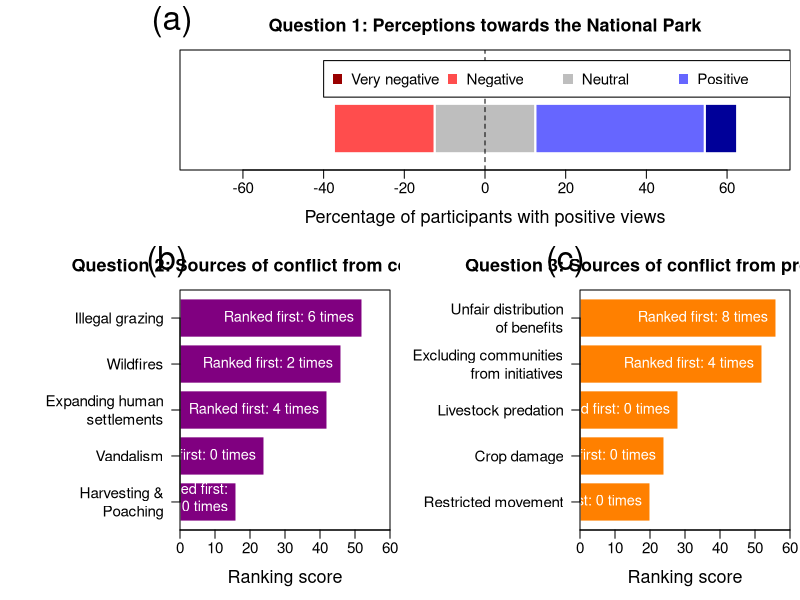

The R script that drew this image:
png(filename="Fig2.png",width=32,height=16,units="cm",res=300)
layout(mat = matrix(c(1,1,2,3),nrow=2, byrow=T),heights = c(0.4,0.6))
par(mai=c(.7,1.8,0.5,0.1))

##################
#    Panel A     #
7#################

plot(0,0,type="n", xlab="Percentage of participants with positive views", main="Question 1: Perceptions towards the National Park", ylab="",
  xlim=c(-70,70), ylim=c(1,10), yaxt="n", cex.axis=1.1,cex.lab=1.3, mgp=c(2.4,0.6,0),las=1, cex.main=1.3)

  polygon(c(-12.5,-12.5,12.5,12.5),c(2,6,6,2), border="white", lwd=2,col="grey")
  polygon(c(-37.5,-37.5,-12.5,-12.5),c(2,6,6,2), border="white", lwd=2,col=rgb(1,0.3,0.3,1))
  polygon(c(-37.5,-37.5,-38,-38),c(2,6,6,2), border="white", lwd=2,col=rgb(.6,0,0,1))
  polygon(c(12.5,12.5,54.5,54.5),c(2,6,6,2), border="white",lwd=2, col=rgb(.4,.4,1,1))
  polygon(c(54.5,54.5,62.5,62.5),c(2,6,6,2), border="white", lwd=2,col=rgb(0,0,0.6,1))
  abline(v=0, lty=2)

legend(-40,9.5,horiz=T, pch=15, col=c(rgb(0.6,0,0,1),rgb(1,0.3,0.3,1),"grey",rgb(0.4,0.4,1,1),rgb(0,0,0.6,1)),pt.cex=1.5,
  legend=c("Very negative", "Negative", "Neutral", "Positive","Very positive"), bg="white", cex=1.1)

mtext("(a)",cex=2, side = 3, adj = -0.05, line =1)

##################
#    Panel B     #
##################

labsQ2 <- c("Illegal grazing","Wildfires","Expanding human\nsettlements",
"Vandalism","Harvesting &\nPoaching")

Q2 <- c(52,46,42,24,16)
freQ2 <- c(6,2,4,0,0)

plt <- barplot(rev(Q2),horiz=T, main= "Question 2: Sources of conflict from communities",
  xlab="Ranking score", xlim=c(0,60), cex.axis=1.1,cex.lab=1.3, mgp=c(2.4,0.6,0),las=1,
  col=rgb(0.5,0,0.5,1), border=F, cex.main=1.3)
text(Q2[-5],rev(plt[-1]),paste("Ranked first:",freQ2[-5], "times"),col="white", cex=1.05, pos=2)
text(Q2[5],rev(plt[1]),paste("Ranked first:\n",freQ2[5], "times"),col="white", cex=1.05, pos=2)
box()
axis(2, at=rev(plt),labsQ2, las=1, cex.axis=1.1)
mtext("(b)",cex=2, side = 3, adj = -0.2, line =1)

##################
#    Panel C     #
##################

labsQ3 <- c("Unfair distribution\nof benefits",
"Excluding communities\nfrom initiatives",
"Livestock predation",
"Crop damage",
"Restricted movement")

Q3 <- c(56,52,28,24,20)
freQ3 <- c(8,4,0,0,0)

plt <- barplot(rev(Q3),horiz=T, main= "Question 3: Sources of conflict from protected area",
  xlab="Ranking score", xlim=c(0,60), cex.axis=1.1,cex.lab=1.3, mgp=c(2.4,0.6,0),las=1,
  col=rgb(1,0.5,0,1), border=F, cex.main=1.3)
text(Q3,rev(plt),paste("Ranked first:",freQ3, "times"),col="white", cex=1.05, pos=2)
box()
axis(2, at=rev(plt),labsQ3, las=1, cex.axis=1.1)
mtext("(c)",cex=2, side = 3, adj = -0.2, line =1)
  
dev.off()
